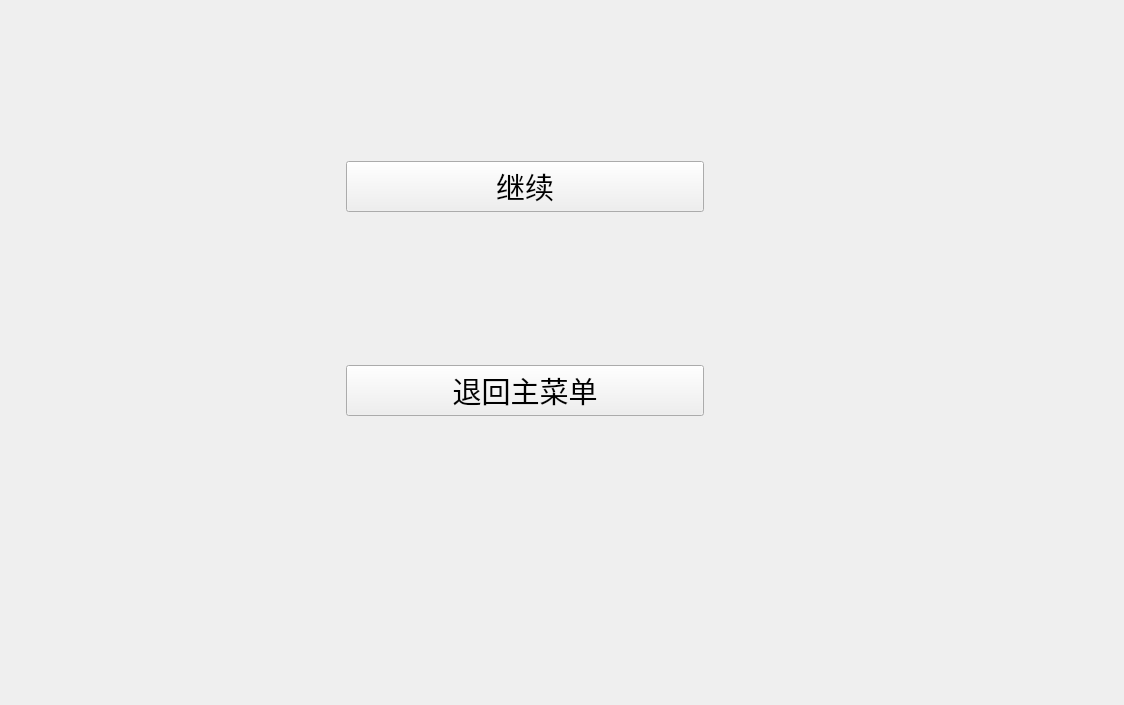
<?xml version="1.0" encoding="UTF-8"?>
<ui version="4.0">
 <class>Widget</class>
 <widget class="QWidget" name="Widget">
  <property name="geometry">
   <rect>
    <x>0</x>
    <y>0</y>
    <width>1124</width>
    <height>705</height>
   </rect>
  </property>
  <property name="windowTitle">
   <string>Widget</string>
  </property>
  <widget class="QStackedWidget" name="stackedWidget">
   <property name="geometry">
    <rect>
     <x>9</x>
     <y>9</y>
     <width>1032</width>
     <height>555</height>
    </rect>
   </property>
   <property name="currentIndex">
    <number>7</number>
   </property>
   <widget class="QWidget" name="lobby">
    <layout class="QGridLayout" name="gridLayout">
     <property name="leftMargin">
      <number>200</number>
     </property>
     <property name="rightMargin">
      <number>200</number>
     </property>
     <property name="bottomMargin">
      <number>20</number>
     </property>
     <item row="7" column="4">
      <spacer name="verticalSpacer_6">
       <property name="orientation">
        <enum>Qt::Vertical</enum>
       </property>
       <property name="sizeHint" stdset="0">
        <size>
         <width>20</width>
         <height>40</height>
        </size>
       </property>
      </spacer>
     </item>
     <item row="6" column="1" colspan="2">
      <widget class="Menu_Button" name="setting_Button">
       <property name="sizePolicy">
        <sizepolicy hsizetype="Preferred" vsizetype="Fixed">
         <horstretch>0</horstretch>
         <verstretch>0</verstretch>
        </sizepolicy>
       </property>
       <property name="font">
        <font>
         <family>方正粗黑宋简体</family>
         <pointsize>20</pointsize>
         <weight>50</weight>
         <bold>false</bold>
        </font>
       </property>
       <property name="text">
        <string>设置</string>
       </property>
      </widget>
     </item>
     <item row="6" column="5">
      <spacer name="horizontalSpacer_4">
       <property name="orientation">
        <enum>Qt::Horizontal</enum>
       </property>
       <property name="sizeHint" stdset="0">
        <size>
         <width>200</width>
         <height>38</height>
        </size>
       </property>
      </spacer>
     </item>
     <item row="0" column="0">
      <spacer name="horizontalSpacer_5">
       <property name="orientation">
        <enum>Qt::Horizontal</enum>
       </property>
       <property name="sizeHint" stdset="0">
        <size>
         <width>200</width>
         <height>28</height>
        </size>
       </property>
      </spacer>
     </item>
     <item row="4" column="5">
      <spacer name="horizontalSpacer_7">
       <property name="orientation">
        <enum>Qt::Horizontal</enum>
       </property>
       <property name="sizeHint" stdset="0">
        <size>
         <width>200</width>
         <height>20</height>
        </size>
       </property>
      </spacer>
     </item>
     <item row="2" column="5">
      <spacer name="horizontalSpacer_2">
       <property name="orientation">
        <enum>Qt::Horizontal</enum>
       </property>
       <property name="sizeHint" stdset="0">
        <size>
         <width>200</width>
         <height>28</height>
        </size>
       </property>
      </spacer>
     </item>
     <item row="2" column="0">
      <spacer name="horizontalSpacer">
       <property name="orientation">
        <enum>Qt::Horizontal</enum>
       </property>
       <property name="sizeHint" stdset="0">
        <size>
         <width>200</width>
         <height>38</height>
        </size>
       </property>
      </spacer>
     </item>
     <item row="2" column="1" colspan="4">
      <widget class="Menu_Button" name="Single_Button">
       <property name="sizePolicy">
        <sizepolicy hsizetype="Preferred" vsizetype="Fixed">
         <horstretch>0</horstretch>
         <verstretch>0</verstretch>
        </sizepolicy>
       </property>
       <property name="font">
        <font>
         <family>方正粗黑宋简体</family>
         <pointsize>20</pointsize>
         <weight>50</weight>
         <bold>false</bold>
        </font>
       </property>
       <property name="mouseTracking">
        <bool>false</bool>
       </property>
       <property name="text">
        <string>单人游戏</string>
       </property>
       <property name="iconSize">
        <size>
         <width>16</width>
         <height>16</height>
        </size>
       </property>
      </widget>
     </item>
     <item row="0" column="1" colspan="4">
      <widget class="QLabel" name="Caption_lobby">
       <property name="text">
        <string>标题</string>
       </property>
      </widget>
     </item>
     <item row="4" column="1" colspan="4">
      <widget class="Menu_Button" name="Multi_Button">
       <property name="sizePolicy">
        <sizepolicy hsizetype="Preferred" vsizetype="Fixed">
         <horstretch>0</horstretch>
         <verstretch>0</verstretch>
        </sizepolicy>
       </property>
       <property name="font">
        <font>
         <family>方正粗黑宋简体</family>
         <pointsize>20</pointsize>
         <weight>50</weight>
         <bold>false</bold>
        </font>
       </property>
       <property name="text">
        <string>多人游戏</string>
       </property>
      </widget>
     </item>
     <item row="4" column="0">
      <spacer name="horizontalSpacer_3">
       <property name="orientation">
        <enum>Qt::Horizontal</enum>
       </property>
       <property name="sizeHint" stdset="0">
        <size>
         <width>200</width>
         <height>38</height>
        </size>
       </property>
      </spacer>
     </item>
     <item row="5" column="1">
      <spacer name="verticalSpacer">
       <property name="orientation">
        <enum>Qt::Vertical</enum>
       </property>
       <property name="sizeHint" stdset="0">
        <size>
         <width>38</width>
         <height>59</height>
        </size>
       </property>
      </spacer>
     </item>
     <item row="3" column="2" colspan="2">
      <spacer name="verticalSpacer_3">
       <property name="orientation">
        <enum>Qt::Vertical</enum>
       </property>
       <property name="sizeHint" stdset="0">
        <size>
         <width>48</width>
         <height>60</height>
        </size>
       </property>
      </spacer>
     </item>
     <item row="0" column="5">
      <spacer name="horizontalSpacer_6">
       <property name="orientation">
        <enum>Qt::Horizontal</enum>
       </property>
       <property name="sizeHint" stdset="0">
        <size>
         <width>200</width>
         <height>28</height>
        </size>
       </property>
      </spacer>
     </item>
     <item row="1" column="3">
      <spacer name="verticalSpacer_4">
       <property name="orientation">
        <enum>Qt::Vertical</enum>
       </property>
       <property name="sizeHint" stdset="0">
        <size>
         <width>18</width>
         <height>16</height>
        </size>
       </property>
      </spacer>
     </item>
     <item row="7" column="1">
      <spacer name="verticalSpacer_5">
       <property name="orientation">
        <enum>Qt::Vertical</enum>
       </property>
       <property name="sizeHint" stdset="0">
        <size>
         <width>20</width>
         <height>40</height>
        </size>
       </property>
      </spacer>
     </item>
     <item row="5" column="4">
      <spacer name="verticalSpacer_2">
       <property name="orientation">
        <enum>Qt::Vertical</enum>
       </property>
       <property name="sizeHint" stdset="0">
        <size>
         <width>20</width>
         <height>59</height>
        </size>
       </property>
      </spacer>
     </item>
     <item row="6" column="3" colspan="2">
      <widget class="Menu_Button" name="Exit_Button">
       <property name="sizePolicy">
        <sizepolicy hsizetype="Preferred" vsizetype="Fixed">
         <horstretch>0</horstretch>
         <verstretch>0</verstretch>
        </sizepolicy>
       </property>
       <property name="font">
        <font>
         <family>方正粗黑宋简体</family>
         <pointsize>20</pointsize>
         <weight>50</weight>
         <bold>false</bold>
        </font>
       </property>
       <property name="text">
        <string>退出</string>
       </property>
      </widget>
     </item>
     <item row="6" column="0">
      <spacer name="horizontalSpacer_8">
       <property name="orientation">
        <enum>Qt::Horizontal</enum>
       </property>
       <property name="sizeHint" stdset="0">
        <size>
         <width>200</width>
         <height>18</height>
        </size>
       </property>
      </spacer>
     </item>
    </layout>
   </widget>
   <widget class="QWidget" name="single_player">
    <widget class="QLabel" name="caption_choosemap">
     <property name="geometry">
      <rect>
       <x>390</x>
       <y>50</y>
       <width>171</width>
       <height>41</height>
      </rect>
     </property>
     <property name="font">
      <font>
       <family>方正粗黑宋简体</family>
       <pointsize>20</pointsize>
      </font>
     </property>
     <property name="text">
      <string>选择地图</string>
     </property>
     <property name="alignment">
      <set>Qt::AlignCenter</set>
     </property>
    </widget>
    <widget class="QLabel" name="showmap_label">
     <property name="geometry">
      <rect>
       <x>240</x>
       <y>120</y>
       <width>511</width>
       <height>221</height>
      </rect>
     </property>
     <property name="font">
      <font>
       <family>Times New Roman</family>
       <pointsize>26</pointsize>
       <weight>50</weight>
       <bold>false</bold>
      </font>
     </property>
     <property name="text">
      <string/>
     </property>
     <property name="alignment">
      <set>Qt::AlignBottom|Qt::AlignHCenter</set>
     </property>
    </widget>
    <widget class="change_map_button" name="left_map">
     <property name="geometry">
      <rect>
       <x>130</x>
       <y>170</y>
       <width>91</width>
       <height>91</height>
      </rect>
     </property>
     <property name="text">
      <string/>
     </property>
    </widget>
    <widget class="change_map_button" name="right_map">
     <property name="geometry">
      <rect>
       <x>770</x>
       <y>170</y>
       <width>91</width>
       <height>91</height>
      </rect>
     </property>
     <property name="text">
      <string/>
     </property>
    </widget>
    <widget class="QWidget" name="button_widget" native="true">
     <property name="geometry">
      <rect>
       <x>250</x>
       <y>360</y>
       <width>481</width>
       <height>161</height>
      </rect>
     </property>
     <widget class="Menu_Button" name="enter_world">
      <property name="geometry">
       <rect>
        <x>40</x>
        <y>10</y>
        <width>171</width>
        <height>61</height>
       </rect>
      </property>
      <property name="sizePolicy">
       <sizepolicy hsizetype="Fixed" vsizetype="Fixed">
        <horstretch>0</horstretch>
        <verstretch>0</verstretch>
       </sizepolicy>
      </property>
      <property name="font">
       <font>
        <family>方正粗黑宋简体</family>
        <pointsize>14</pointsize>
       </font>
      </property>
      <property name="text">
       <string>进入世界</string>
      </property>
     </widget>
     <widget class="Menu_Button" name="creat_world">
      <property name="geometry">
       <rect>
        <x>280</x>
        <y>10</y>
        <width>171</width>
        <height>61</height>
       </rect>
      </property>
      <property name="sizePolicy">
       <sizepolicy hsizetype="Fixed" vsizetype="Fixed">
        <horstretch>0</horstretch>
        <verstretch>0</verstretch>
       </sizepolicy>
      </property>
      <property name="font">
       <font>
        <family>方正粗黑宋简体</family>
        <pointsize>14</pointsize>
       </font>
      </property>
      <property name="text">
       <string>创建世界</string>
      </property>
     </widget>
     <widget class="Menu_Button" name="return_button">
      <property name="geometry">
       <rect>
        <x>280</x>
        <y>80</y>
        <width>171</width>
        <height>61</height>
       </rect>
      </property>
      <property name="sizePolicy">
       <sizepolicy hsizetype="Fixed" vsizetype="Fixed">
        <horstretch>0</horstretch>
        <verstretch>0</verstretch>
       </sizepolicy>
      </property>
      <property name="font">
       <font>
        <family>方正粗黑宋简体</family>
        <pointsize>14</pointsize>
       </font>
      </property>
      <property name="text">
       <string>返回</string>
      </property>
     </widget>
     <widget class="Menu_Button" name="delete_world">
      <property name="geometry">
       <rect>
        <x>40</x>
        <y>80</y>
        <width>171</width>
        <height>61</height>
       </rect>
      </property>
      <property name="sizePolicy">
       <sizepolicy hsizetype="Fixed" vsizetype="Fixed">
        <horstretch>0</horstretch>
        <verstretch>0</verstretch>
       </sizepolicy>
      </property>
      <property name="font">
       <font>
        <family>方正粗黑宋简体</family>
        <pointsize>14</pointsize>
       </font>
      </property>
      <property name="text">
       <string>删除世界</string>
      </property>
     </widget>
    </widget>
   </widget>
   <widget class="QWidget" name="Create_map">
    <widget class="QLabel" name="caption_createmap">
     <property name="geometry">
      <rect>
       <x>410</x>
       <y>40</y>
       <width>132</width>
       <height>41</height>
      </rect>
     </property>
     <property name="font">
      <font>
       <family>方正粗黑宋简体</family>
       <pointsize>20</pointsize>
      </font>
     </property>
     <property name="text">
      <string>创建地图</string>
     </property>
     <property name="alignment">
      <set>Qt::AlignCenter</set>
     </property>
    </widget>
    <widget class="QWidget" name="Seed_Widget" native="true">
     <property name="geometry">
      <rect>
       <x>9</x>
       <y>136</y>
       <width>966</width>
       <height>122</height>
      </rect>
     </property>
     <widget class="QLineEdit" name="seed_lineEdit">
      <property name="geometry">
       <rect>
        <x>370</x>
        <y>40</y>
        <width>431</width>
        <height>41</height>
       </rect>
      </property>
      <property name="font">
       <font>
        <family>Arial Black</family>
        <pointsize>14</pointsize>
        <weight>75</weight>
        <bold>true</bold>
       </font>
      </property>
     </widget>
     <widget class="QLabel" name="seed_label">
      <property name="geometry">
       <rect>
        <x>180</x>
        <y>40</y>
        <width>141</width>
        <height>41</height>
       </rect>
      </property>
      <property name="font">
       <font>
        <family>方正粗黑宋简体</family>
        <pointsize>14</pointsize>
        <weight>50</weight>
        <bold>false</bold>
       </font>
      </property>
      <property name="text">
       <string>输入种子：</string>
      </property>
      <property name="alignment">
       <set>Qt::AlignCenter</set>
      </property>
     </widget>
     <widget class="QLabel" name="emptyseed">
      <property name="geometry">
       <rect>
        <x>370</x>
        <y>10</y>
        <width>171</width>
        <height>21</height>
       </rect>
      </property>
      <property name="font">
       <font>
        <family>微软雅黑</family>
        <pointsize>10</pointsize>
        <weight>75</weight>
        <bold>true</bold>
       </font>
      </property>
      <property name="text">
       <string/>
      </property>
     </widget>
    </widget>
    <widget class="QWidget" name="Worldname_Widget" native="true">
     <property name="geometry">
      <rect>
       <x>9</x>
       <y>264</y>
       <width>966</width>
       <height>121</height>
      </rect>
     </property>
     <widget class="QLineEdit" name="worldname_lineEdit">
      <property name="geometry">
       <rect>
        <x>370</x>
        <y>40</y>
        <width>431</width>
        <height>41</height>
       </rect>
      </property>
      <property name="font">
       <font>
        <family>Arial Black</family>
        <pointsize>14</pointsize>
        <weight>75</weight>
        <bold>true</bold>
       </font>
      </property>
     </widget>
     <widget class="QLabel" name="worldname_label">
      <property name="geometry">
       <rect>
        <x>160</x>
        <y>40</y>
        <width>171</width>
        <height>41</height>
       </rect>
      </property>
      <property name="font">
       <font>
        <family>方正粗黑宋简体</family>
        <pointsize>14</pointsize>
       </font>
      </property>
      <property name="text">
       <string>输入世界名：</string>
      </property>
      <property name="alignment">
       <set>Qt::AlignCenter</set>
      </property>
     </widget>
     <widget class="QLabel" name="emptyworldname">
      <property name="geometry">
       <rect>
        <x>370</x>
        <y>10</y>
        <width>171</width>
        <height>21</height>
       </rect>
      </property>
      <property name="font">
       <font>
        <family>微软雅黑</family>
        <pointsize>10</pointsize>
        <weight>75</weight>
        <bold>true</bold>
       </font>
      </property>
      <property name="text">
       <string/>
      </property>
     </widget>
    </widget>
    <widget class="Menu_Button" name="Begin_Creat_World">
     <property name="geometry">
      <rect>
       <x>260</x>
       <y>410</y>
       <width>166</width>
       <height>50</height>
      </rect>
     </property>
     <property name="sizePolicy">
      <sizepolicy hsizetype="Preferred" vsizetype="Fixed">
       <horstretch>0</horstretch>
       <verstretch>0</verstretch>
      </sizepolicy>
     </property>
     <property name="font">
      <font>
       <family>方正粗黑宋简体</family>
       <pointsize>20</pointsize>
       <weight>50</weight>
       <bold>false</bold>
      </font>
     </property>
     <property name="mouseTracking">
      <bool>false</bool>
     </property>
     <property name="text">
      <string>创建世界</string>
     </property>
     <property name="iconSize">
      <size>
       <width>16</width>
       <height>16</height>
      </size>
     </property>
    </widget>
    <widget class="Menu_Button" name="Cancel_Creating">
     <property name="geometry">
      <rect>
       <x>570</x>
       <y>410</y>
       <width>166</width>
       <height>50</height>
      </rect>
     </property>
     <property name="sizePolicy">
      <sizepolicy hsizetype="Preferred" vsizetype="Fixed">
       <horstretch>0</horstretch>
       <verstretch>0</verstretch>
      </sizepolicy>
     </property>
     <property name="font">
      <font>
       <family>方正粗黑宋简体</family>
       <pointsize>20</pointsize>
       <weight>50</weight>
       <bold>false</bold>
      </font>
     </property>
     <property name="mouseTracking">
      <bool>false</bool>
     </property>
     <property name="text">
      <string>取消创建</string>
     </property>
     <property name="iconSize">
      <size>
       <width>16</width>
       <height>16</height>
      </size>
     </property>
    </widget>
    <widget class="QLabel" name="creatingmap_frame">
     <property name="geometry">
      <rect>
       <x>150</x>
       <y>120</y>
       <width>701</width>
       <height>271</height>
      </rect>
     </property>
     <property name="text">
      <string/>
     </property>
    </widget>
    <zorder>creatingmap_frame</zorder>
    <zorder>caption_createmap</zorder>
    <zorder>Seed_Widget</zorder>
    <zorder>Worldname_Widget</zorder>
    <zorder>Begin_Creat_World</zorder>
    <zorder>Cancel_Creating</zorder>
   </widget>
   <widget class="QWidget" name="Loading_Page">
    <layout class="QGridLayout" name="gridLayout_2">
     <item row="0" column="0">
      <widget class="QLabel" name="loading_label">
       <property name="font">
        <font>
         <family>方正粗黑宋简体</family>
         <pointsize>26</pointsize>
        </font>
       </property>
       <property name="text">
        <string/>
       </property>
       <property name="alignment">
        <set>Qt::AlignCenter</set>
       </property>
      </widget>
     </item>
    </layout>
   </widget>
   <widget class="QWidget" name="syn_page">
    <layout class="QGridLayout" name="gridLayout_5">
     <item row="1" column="0">
      <spacer name="horizontalSpacer_15">
       <property name="orientation">
        <enum>Qt::Horizontal</enum>
       </property>
       <property name="sizeHint" stdset="0">
        <size>
         <width>437</width>
         <height>88</height>
        </size>
       </property>
      </spacer>
     </item>
     <item row="1" column="1">
      <widget class="QLabel" name="arrow_label">
       <property name="minimumSize">
        <size>
         <width>128</width>
         <height>128</height>
        </size>
       </property>
       <property name="maximumSize">
        <size>
         <width>128</width>
         <height>128</height>
        </size>
       </property>
       <property name="text">
        <string/>
       </property>
      </widget>
     </item>
     <item row="1" column="2">
      <spacer name="horizontalSpacer_16">
       <property name="orientation">
        <enum>Qt::Horizontal</enum>
       </property>
       <property name="sizeHint" stdset="0">
        <size>
         <width>437</width>
         <height>68</height>
        </size>
       </property>
      </spacer>
     </item>
     <item row="3" column="0" colspan="3">
      <widget class="QWidget" name="synbutton_widget" native="true">
       <layout class="QHBoxLayout" name="horizontalLayout_5">
        <item>
         <widget class="QPushButton" name="left_item_button">
          <property name="sizePolicy">
           <sizepolicy hsizetype="Minimum" vsizetype="Minimum">
            <horstretch>0</horstretch>
            <verstretch>0</verstretch>
           </sizepolicy>
          </property>
          <property name="minimumSize">
           <size>
            <width>171</width>
            <height>81</height>
           </size>
          </property>
          <property name="maximumSize">
           <size>
            <width>191</width>
            <height>86</height>
           </size>
          </property>
          <property name="font">
           <font>
            <family>方正粗黑宋简体</family>
            <pointsize>16</pointsize>
           </font>
          </property>
          <property name="text">
           <string/>
          </property>
         </widget>
        </item>
        <item>
         <spacer name="horizontalSpacer_17">
          <property name="orientation">
           <enum>Qt::Horizontal</enum>
          </property>
          <property name="sizeHint" stdset="0">
           <size>
            <width>40</width>
            <height>20</height>
           </size>
          </property>
         </spacer>
        </item>
        <item>
         <widget class="QPushButton" name="right_item_button">
          <property name="sizePolicy">
           <sizepolicy hsizetype="Minimum" vsizetype="Minimum">
            <horstretch>0</horstretch>
            <verstretch>0</verstretch>
           </sizepolicy>
          </property>
          <property name="minimumSize">
           <size>
            <width>171</width>
            <height>81</height>
           </size>
          </property>
          <property name="maximumSize">
           <size>
            <width>191</width>
            <height>86</height>
           </size>
          </property>
          <property name="font">
           <font>
            <family>方正粗黑宋简体</family>
            <pointsize>16</pointsize>
           </font>
          </property>
          <property name="text">
           <string/>
          </property>
         </widget>
        </item>
        <item>
         <spacer name="horizontalSpacer_18">
          <property name="orientation">
           <enum>Qt::Horizontal</enum>
          </property>
          <property name="sizeHint" stdset="0">
           <size>
            <width>40</width>
            <height>20</height>
           </size>
          </property>
         </spacer>
        </item>
        <item>
         <widget class="QPushButton" name="syn_Button">
          <property name="sizePolicy">
           <sizepolicy hsizetype="Minimum" vsizetype="Minimum">
            <horstretch>0</horstretch>
            <verstretch>0</verstretch>
           </sizepolicy>
          </property>
          <property name="minimumSize">
           <size>
            <width>171</width>
            <height>81</height>
           </size>
          </property>
          <property name="maximumSize">
           <size>
            <width>191</width>
            <height>86</height>
           </size>
          </property>
          <property name="font">
           <font>
            <family>方正粗黑宋简体</family>
            <pointsize>16</pointsize>
           </font>
          </property>
          <property name="text">
           <string>合成</string>
          </property>
         </widget>
        </item>
        <item>
         <spacer name="horizontalSpacer_19">
          <property name="orientation">
           <enum>Qt::Horizontal</enum>
          </property>
          <property name="sizeHint" stdset="0">
           <size>
            <width>40</width>
            <height>20</height>
           </size>
          </property>
         </spacer>
        </item>
        <item>
         <widget class="Menu_Button" name="exit_syn_button">
          <property name="sizePolicy">
           <sizepolicy hsizetype="Minimum" vsizetype="Minimum">
            <horstretch>0</horstretch>
            <verstretch>0</verstretch>
           </sizepolicy>
          </property>
          <property name="minimumSize">
           <size>
            <width>171</width>
            <height>81</height>
           </size>
          </property>
          <property name="maximumSize">
           <size>
            <width>191</width>
            <height>86</height>
           </size>
          </property>
          <property name="font">
           <font>
            <family>方正粗黑宋简体</family>
            <pointsize>16</pointsize>
           </font>
          </property>
          <property name="text">
           <string>退出</string>
          </property>
         </widget>
        </item>
       </layout>
      </widget>
     </item>
     <item row="2" column="0" colspan="3">
      <widget class="QWidget" name="product_widget_2" native="true">
       <layout class="QHBoxLayout" name="horizontalLayout_4">
        <item>
         <widget class="QLabel" name="product_label">
          <property name="minimumSize">
           <size>
            <width>128</width>
            <height>128</height>
           </size>
          </property>
          <property name="maximumSize">
           <size>
            <width>128</width>
            <height>128</height>
           </size>
          </property>
          <property name="text">
           <string/>
          </property>
         </widget>
        </item>
       </layout>
      </widget>
     </item>
     <item row="0" column="0" colspan="3">
      <widget class="QWidget" name="syn_widget" native="true">
       <layout class="QHBoxLayout" name="horizontalLayout_3">
        <item>
         <widget class="QLabel" name="syn_label">
          <property name="minimumSize">
           <size>
            <width>128</width>
            <height>128</height>
           </size>
          </property>
          <property name="maximumSize">
           <size>
            <width>128</width>
            <height>128</height>
           </size>
          </property>
          <property name="text">
           <string/>
          </property>
         </widget>
        </item>
        <item>
         <widget class="QLabel" name="syn_label_2">
          <property name="minimumSize">
           <size>
            <width>128</width>
            <height>128</height>
           </size>
          </property>
          <property name="maximumSize">
           <size>
            <width>128</width>
            <height>128</height>
           </size>
          </property>
          <property name="text">
           <string/>
          </property>
         </widget>
        </item>
        <item>
         <widget class="QLabel" name="syn_label_3">
          <property name="minimumSize">
           <size>
            <width>128</width>
            <height>128</height>
           </size>
          </property>
          <property name="maximumSize">
           <size>
            <width>128</width>
            <height>128</height>
           </size>
          </property>
          <property name="text">
           <string/>
          </property>
         </widget>
        </item>
        <item>
         <widget class="QLabel" name="syn_label_4">
          <property name="minimumSize">
           <size>
            <width>128</width>
            <height>128</height>
           </size>
          </property>
          <property name="maximumSize">
           <size>
            <width>128</width>
            <height>128</height>
           </size>
          </property>
          <property name="text">
           <string/>
          </property>
         </widget>
        </item>
       </layout>
      </widget>
     </item>
    </layout>
   </widget>
   <widget class="QWidget" name="backpack_page">
    <widget class="QWidget" name="widget" native="true">
     <property name="geometry">
      <rect>
       <x>70</x>
       <y>60</y>
       <width>661</width>
       <height>121</height>
      </rect>
     </property>
    </widget>
   </widget>
   <widget class="QWidget" name="setting_page">
    <layout class="QGridLayout" name="gridLayout_3">
     <item row="0" column="2">
      <spacer name="horizontalSpacer_10">
       <property name="orientation">
        <enum>Qt::Horizontal</enum>
       </property>
       <property name="sizeHint" stdset="0">
        <size>
         <width>118</width>
         <height>98</height>
        </size>
       </property>
      </spacer>
     </item>
     <item row="1" column="2">
      <spacer name="horizontalSpacer_14">
       <property name="orientation">
        <enum>Qt::Horizontal</enum>
       </property>
       <property name="sizeHint" stdset="0">
        <size>
         <width>40</width>
         <height>20</height>
        </size>
       </property>
      </spacer>
     </item>
     <item row="1" column="1">
      <widget class="QWidget" name="soundeffect_widget" native="true">
       <property name="minimumSize">
        <size>
         <width>0</width>
         <height>101</height>
        </size>
       </property>
       <property name="maximumSize">
        <size>
         <width>16777215</width>
         <height>101</height>
        </size>
       </property>
       <layout class="QGridLayout" name="gridLayout_4">
        <item row="0" column="1">
         <widget class="QLabel" name="soundeffect_label">
          <property name="minimumSize">
           <size>
            <width>0</width>
            <height>81</height>
           </size>
          </property>
          <property name="maximumSize">
           <size>
            <width>16777215</width>
            <height>81</height>
           </size>
          </property>
          <property name="font">
           <font>
            <family>方正粗黑宋简体</family>
            <pointsize>16</pointsize>
           </font>
          </property>
          <property name="text">
           <string>音效：</string>
          </property>
          <property name="alignment">
           <set>Qt::AlignCenter</set>
          </property>
         </widget>
        </item>
        <item row="0" column="2">
         <widget class="QRadioButton" name="soundeffect_yes_radioButton">
          <property name="minimumSize">
           <size>
            <width>0</width>
            <height>81</height>
           </size>
          </property>
          <property name="font">
           <font>
            <family>方正粗黑宋简体</family>
            <pointsize>16</pointsize>
           </font>
          </property>
          <property name="styleSheet">
           <string notr="true">QRadioButton{background:rgba(0,169,231,70);
    border-style : inset;
    border-width : 4px;
    border-color : #97b0b8;
    border-radius: 10px;
    color:white;
	}
QRadioButton::indicator {
    width: 30px;
    height: 30px;
}</string>
          </property>
          <property name="text">
           <string>开</string>
          </property>
         </widget>
        </item>
        <item row="0" column="3">
         <widget class="QRadioButton" name="soundeffect_no_radioButton">
          <property name="minimumSize">
           <size>
            <width>0</width>
            <height>81</height>
           </size>
          </property>
          <property name="font">
           <font>
            <family>方正粗黑宋简体</family>
            <pointsize>16</pointsize>
           </font>
          </property>
          <property name="styleSheet">
           <string notr="true">QRadioButton{background:rgba(0,169,231,70);
    border-style : inset;
    border-width : 4px;
    border-color : #97b0b8;
    border-radius: 10px;
    color:white}
QRadioButton::indicator {
    width: 30px;
    height: 30px;
}</string>
          </property>
          <property name="text">
           <string>关</string>
          </property>
         </widget>
        </item>
       </layout>
      </widget>
     </item>
     <item row="3" column="0">
      <spacer name="horizontalSpacer_11">
       <property name="orientation">
        <enum>Qt::Horizontal</enum>
       </property>
       <property name="sizeHint" stdset="0">
        <size>
         <width>118</width>
         <height>58</height>
        </size>
       </property>
      </spacer>
     </item>
     <item row="0" column="0">
      <spacer name="horizontalSpacer_9">
       <property name="orientation">
        <enum>Qt::Horizontal</enum>
       </property>
       <property name="sizeHint" stdset="0">
        <size>
         <width>118</width>
         <height>108</height>
        </size>
       </property>
      </spacer>
     </item>
     <item row="1" column="0">
      <spacer name="horizontalSpacer_13">
       <property name="orientation">
        <enum>Qt::Horizontal</enum>
       </property>
       <property name="sizeHint" stdset="0">
        <size>
         <width>40</width>
         <height>20</height>
        </size>
       </property>
      </spacer>
     </item>
     <item row="0" column="1">
      <widget class="QWidget" name="playername_widget" native="true">
       <property name="minimumSize">
        <size>
         <width>0</width>
         <height>101</height>
        </size>
       </property>
       <property name="maximumSize">
        <size>
         <width>16777215</width>
         <height>101</height>
        </size>
       </property>
       <layout class="QHBoxLayout" name="horizontalLayout">
        <item>
         <widget class="QLabel" name="playername_label">
          <property name="minimumSize">
           <size>
            <width>231</width>
            <height>81</height>
           </size>
          </property>
          <property name="maximumSize">
           <size>
            <width>231</width>
            <height>81</height>
           </size>
          </property>
          <property name="font">
           <font>
            <family>方正粗黑宋简体</family>
            <pointsize>16</pointsize>
           </font>
          </property>
          <property name="text">
           <string>玩家名：</string>
          </property>
          <property name="alignment">
           <set>Qt::AlignCenter</set>
          </property>
         </widget>
        </item>
        <item>
         <widget class="QLineEdit" name="playername_lineEdit">
          <property name="minimumSize">
           <size>
            <width>451</width>
            <height>81</height>
           </size>
          </property>
          <property name="maximumSize">
           <size>
            <width>451</width>
            <height>81</height>
           </size>
          </property>
          <property name="font">
           <font>
            <family>方正粗黑宋简体</family>
            <pointsize>16</pointsize>
           </font>
          </property>
         </widget>
        </item>
       </layout>
      </widget>
     </item>
     <item row="3" column="1">
      <widget class="QWidget" name="setting_retrun" native="true">
       <property name="minimumSize">
        <size>
         <width>0</width>
         <height>101</height>
        </size>
       </property>
       <property name="maximumSize">
        <size>
         <width>10000</width>
         <height>101</height>
        </size>
       </property>
       <layout class="QHBoxLayout" name="horizontalLayout_2">
        <item>
         <widget class="Menu_Button" name="return_fromsetting">
          <property name="sizePolicy">
           <sizepolicy hsizetype="Minimum" vsizetype="Preferred">
            <horstretch>0</horstretch>
            <verstretch>0</verstretch>
           </sizepolicy>
          </property>
          <property name="minimumSize">
           <size>
            <width>251</width>
            <height>51</height>
           </size>
          </property>
          <property name="maximumSize">
           <size>
            <width>271</width>
            <height>56</height>
           </size>
          </property>
          <property name="font">
           <font>
            <family>方正粗黑宋简体</family>
            <pointsize>16</pointsize>
           </font>
          </property>
          <property name="text">
           <string>返回主菜单</string>
          </property>
         </widget>
        </item>
       </layout>
      </widget>
     </item>
     <item row="3" column="2">
      <spacer name="horizontalSpacer_12">
       <property name="orientation">
        <enum>Qt::Horizontal</enum>
       </property>
       <property name="sizeHint" stdset="0">
        <size>
         <width>118</width>
         <height>48</height>
        </size>
       </property>
      </spacer>
     </item>
    </layout>
   </widget>
   <widget class="QWidget" name="pause_Page">
    <layout class="QGridLayout" name="gridLayout_6">
     <item row="1" column="0">
      <spacer name="horizontalSpacer_20">
       <property name="orientation">
        <enum>Qt::Horizontal</enum>
       </property>
       <property name="sizeHint" stdset="0">
        <size>
         <width>318</width>
         <height>68</height>
        </size>
       </property>
      </spacer>
     </item>
     <item row="4" column="1">
      <spacer name="verticalSpacer_8">
       <property name="orientation">
        <enum>Qt::Vertical</enum>
       </property>
       <property name="sizeHint" stdset="0">
        <size>
         <width>20</width>
         <height>40</height>
        </size>
       </property>
      </spacer>
     </item>
     <item row="3" column="2">
      <spacer name="horizontalSpacer_23">
       <property name="orientation">
        <enum>Qt::Horizontal</enum>
       </property>
       <property name="sizeHint" stdset="0">
        <size>
         <width>317</width>
         <height>58</height>
        </size>
       </property>
      </spacer>
     </item>
     <item row="1" column="1">
      <widget class="Menu_Button" name="pushButton">
       <property name="font">
        <font>
         <family>方正粗黑宋简体</family>
         <pointsize>22</pointsize>
        </font>
       </property>
       <property name="text">
        <string>继续</string>
       </property>
      </widget>
     </item>
     <item row="1" column="2">
      <spacer name="horizontalSpacer_21">
       <property name="orientation">
        <enum>Qt::Horizontal</enum>
       </property>
       <property name="sizeHint" stdset="0">
        <size>
         <width>317</width>
         <height>58</height>
        </size>
       </property>
      </spacer>
     </item>
     <item row="3" column="0">
      <spacer name="horizontalSpacer_22">
       <property name="orientation">
        <enum>Qt::Horizontal</enum>
       </property>
       <property name="sizeHint" stdset="0">
        <size>
         <width>318</width>
         <height>58</height>
        </size>
       </property>
      </spacer>
     </item>
     <item row="3" column="1">
      <widget class="Menu_Button" name="pushButton_2">
       <property name="font">
        <font>
         <family>方正粗黑宋简体</family>
         <pointsize>22</pointsize>
        </font>
       </property>
       <property name="text">
        <string>退回主菜单</string>
       </property>
      </widget>
     </item>
     <item row="2" column="1">
      <spacer name="verticalSpacer_7">
       <property name="orientation">
        <enum>Qt::Vertical</enum>
       </property>
       <property name="sizeHint" stdset="0">
        <size>
         <width>358</width>
         <height>124</height>
        </size>
       </property>
      </spacer>
     </item>
     <item row="0" column="1">
      <spacer name="verticalSpacer_9">
       <property name="orientation">
        <enum>Qt::Vertical</enum>
       </property>
       <property name="sizeHint" stdset="0">
        <size>
         <width>20</width>
         <height>40</height>
        </size>
       </property>
      </spacer>
     </item>
    </layout>
   </widget>
  </widget>
  <widget class="QLabel" name="bgi">
   <property name="geometry">
    <rect>
     <x>9</x>
     <y>679</y>
     <width>16</width>
     <height>17</height>
    </rect>
   </property>
   <property name="font">
    <font>
     <family>方正粗黑宋简体</family>
     <pointsize>48</pointsize>
    </font>
   </property>
   <property name="text">
    <string/>
   </property>
  </widget>
  <widget class="QWidget" name="sure_widget" native="true">
   <property name="geometry">
    <rect>
     <x>9</x>
     <y>632</y>
     <width>1106</width>
     <height>16</height>
    </rect>
   </property>
   <widget class="QWidget" name="sure_frame" native="true">
    <property name="geometry">
     <rect>
      <x>50</x>
      <y>30</y>
      <width>541</width>
      <height>321</height>
     </rect>
    </property>
    <widget class="QLabel" name="sure_label">
     <property name="geometry">
      <rect>
       <x>60</x>
       <y>30</y>
       <width>451</width>
       <height>151</height>
      </rect>
     </property>
     <property name="font">
      <font>
       <family>方正粗黑宋简体</family>
       <pointsize>14</pointsize>
      </font>
     </property>
     <property name="contextMenuPolicy">
      <enum>Qt::ActionsContextMenu</enum>
     </property>
     <property name="text">
      <string/>
     </property>
     <property name="alignment">
      <set>Qt::AlignCenter</set>
     </property>
    </widget>
    <widget class="QPushButton" name="yes_button">
     <property name="geometry">
      <rect>
       <x>60</x>
       <y>220</y>
       <width>161</width>
       <height>61</height>
      </rect>
     </property>
     <property name="font">
      <font>
       <family>方正粗黑宋简体</family>
       <pointsize>12</pointsize>
      </font>
     </property>
     <property name="text">
      <string>是</string>
     </property>
    </widget>
    <widget class="QPushButton" name="no_button">
     <property name="geometry">
      <rect>
       <x>320</x>
       <y>220</y>
       <width>161</width>
       <height>61</height>
      </rect>
     </property>
     <property name="font">
      <font>
       <family>方正粗黑宋简体</family>
       <pointsize>12</pointsize>
      </font>
     </property>
     <property name="text">
      <string>否</string>
     </property>
    </widget>
   </widget>
  </widget>
  <widget class="QLabel" name="astronaut_player">
   <property name="geometry">
    <rect>
     <x>9</x>
     <y>609</y>
     <width>16</width>
     <height>17</height>
    </rect>
   </property>
   <property name="text">
    <string/>
   </property>
  </widget>
  <widget class="QLabel" name="player_name">
   <property name="geometry">
    <rect>
     <x>9</x>
     <y>648</y>
     <width>64</width>
     <height>25</height>
    </rect>
   </property>
   <property name="minimumSize">
    <size>
     <width>64</width>
     <height>25</height>
    </size>
   </property>
   <property name="maximumSize">
    <size>
     <width>64</width>
     <height>25</height>
    </size>
   </property>
   <property name="font">
    <font>
     <family>方正粗黑宋简体</family>
     <pointsize>12</pointsize>
    </font>
   </property>
   <property name="styleSheet">
    <string notr="true">QLabel{color:white}</string>
   </property>
   <property name="text">
    <string/>
   </property>
   <property name="alignment">
    <set>Qt::AlignCenter</set>
   </property>
  </widget>
  <zorder>bgi</zorder>
  <zorder>stackedWidget</zorder>
  <zorder>sure_widget</zorder>
  <zorder>astronaut_player</zorder>
  <zorder>player_name</zorder>
 </widget>
 <customwidgets>
  <customwidget>
   <class>Menu_Button</class>
   <extends>QPushButton</extends>
   <header location="global">menu_button.h</header>
  </customwidget>
  <customwidget>
   <class>change_map_button</class>
   <extends>QPushButton</extends>
   <header location="global">change_map_button.h</header>
  </customwidget>
 </customwidgets>
 <resources/>
 <connections/>
</ui>
